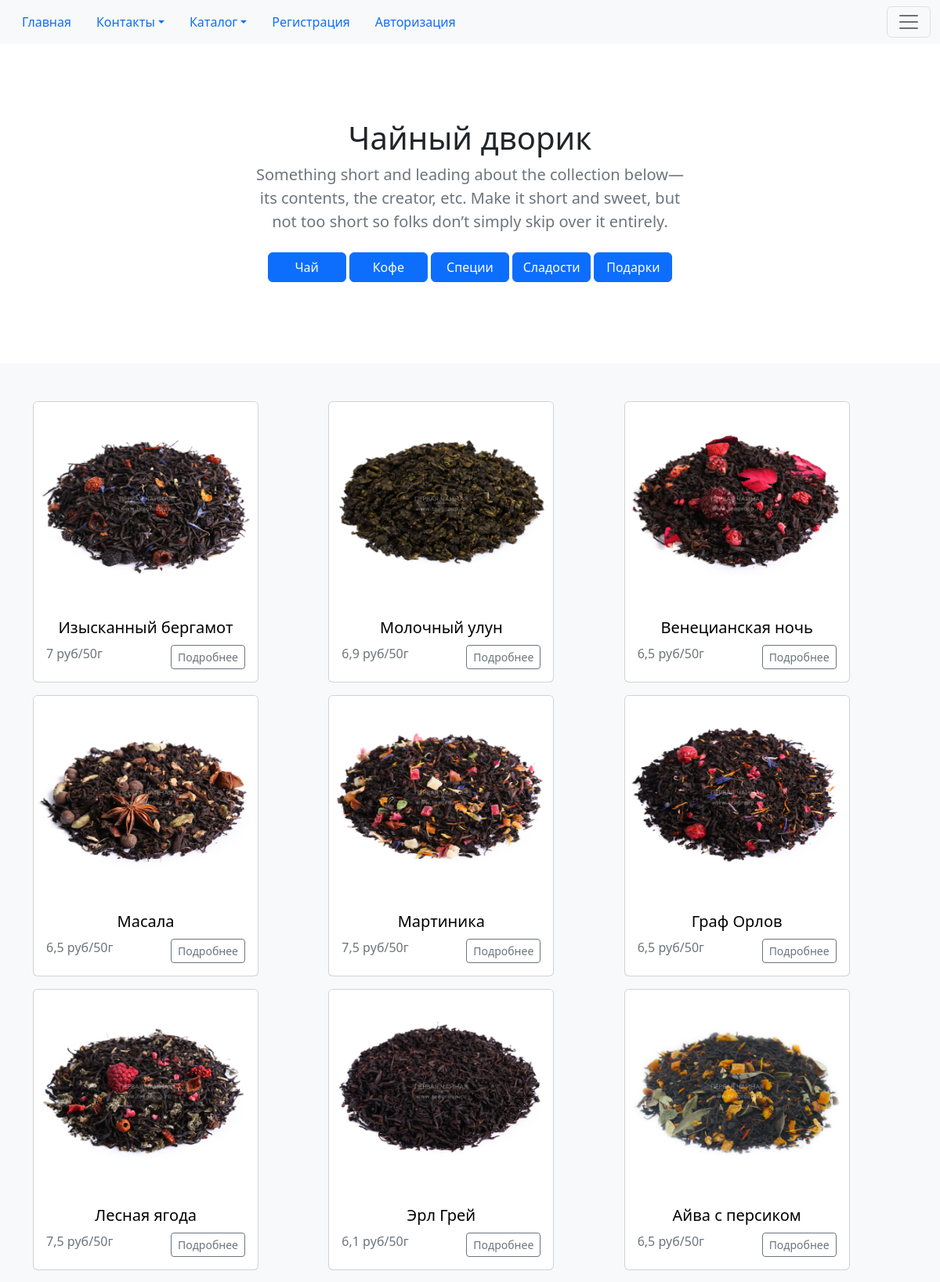
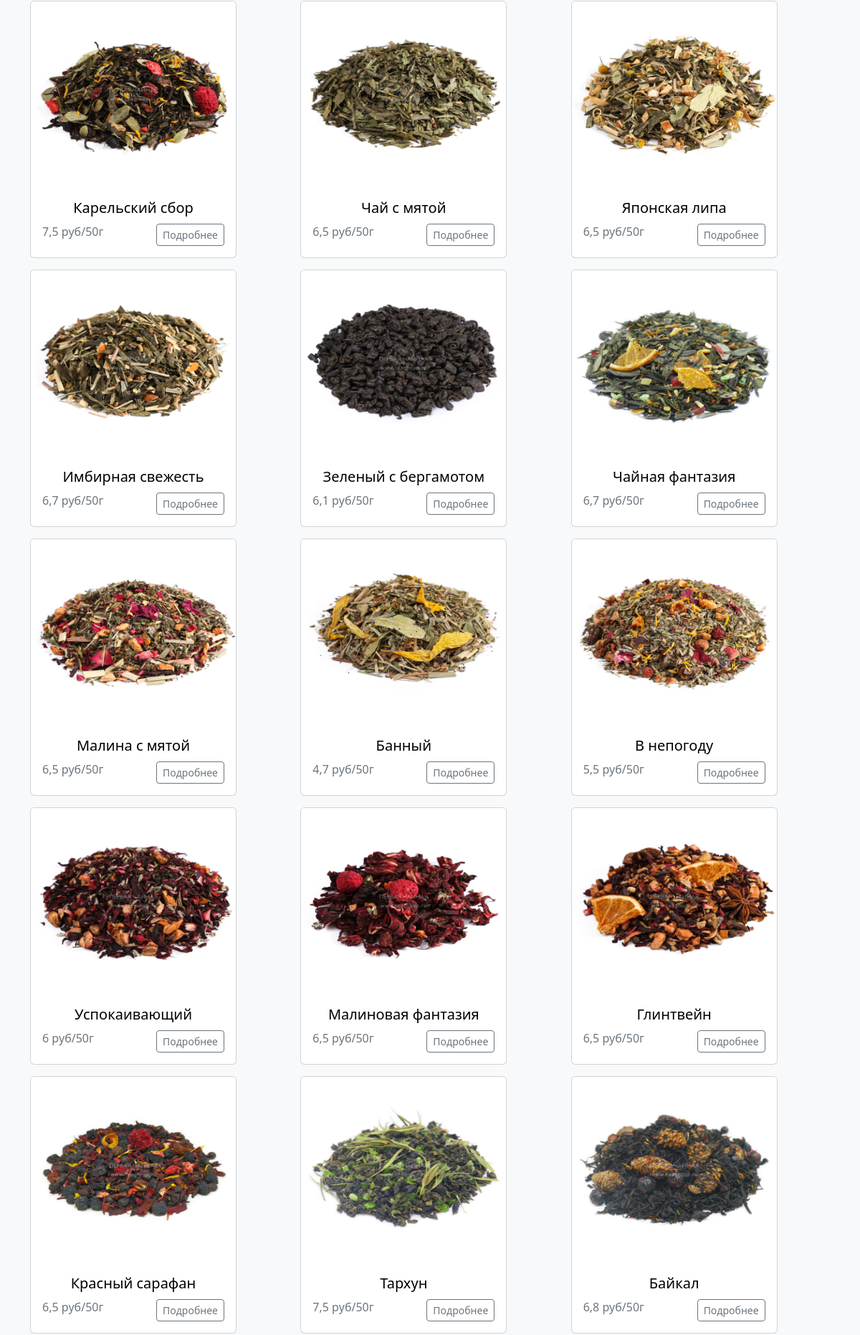
The page / (upper part) on the database its author committed (2 pictures, top to bottom).
### TeaYardApp/models.py (models this page shows, shortened)
class Category(models.Model):
    title = models.CharField(max_length=150, db_index=True, verbose_name='Категория')
    class Meta:
        verbose_name = 'Категория'
        verbose_name_plural = 'Категории'
        ordering = ['id']

class Products(models.Model):
    title = models.CharField(max_length=50)
    description = models.TextField()
    photo = models.ImageField(upload_to='photos/%Y/%M/%D/', blank=True)
    price = models.IntegerField()
    available = models.BooleanField(default=True)
    category = models.ForeignKey('Category', on_delete=models.PROTECT)
    def get_absolute_url(self):
        return reverse('view_products', kwargs={"products_id": self.pk})
    class Meta:
        verbose_name = 'Товар'
        verbose_name_plural = 'Товары'
        ordering = ['category']

### TeaYardApp/views.py (the view)
# urls.py: path('', index, name='home'),
def index(request):
    products = Products.objects.filter(available=True)
    paginator = Paginator(products, 30)
    page_number = request.GET.get('page')
    page_obj = paginator.get_page(page_number)
    return render(request, 'TeaYardApp/index.html',
                  {'products': products, 'page_obj': page_obj})

### TeaYardApp/templatetags/tea_tags.py (called while the page is built)
@register.simple_tag(name='get_list_categories')
def get_categories():
    return Category.objects.all()

### cart/cart.py (called while the page is built)
    def save(self):
        self.session.modified = True

    def clear(self):
        del self.session[settings.CART_SESSION_ID]
        self.save()

### cart/context_processors.py (called while the page is built)
def cart(request):
    return {'cart': Cart(request)}

### templates/TeaYardApp/index.html (shortened to what this page needs)
{% extends 'base.html' %}
{% load static %}
{% block content %}
{% for item in products %}
<div class="col" style="">
    <div class="card" style="width: 18rem;">
        {% if item.photo %}
        <a href="{{ item.get_absolute_url }}"><img src="{{ item.photo.url }}" class="card-img-top" width="100%"
                                                   height="260"></a>
        {% else %}
        <a href="{{ item.get_absolute_url }}"><img class="card-img-top" href="{% static 'PDF/no_image.png' %}"
                                                   width="100%" height="260"/></a>
        {% endif %}
        <div class="card-body">
            <a href="{{ item.get_absolute_url }}" class="view_products" style="margin-bottom:20px"><h5
                    class="card-title">{{ item.title }}</h5></a>
            <div class="d-flex justify-content-between align-items-center">
                <h6 class="text-muted">{{ item.price }} руб/50г</h6>
                <a class="cart_link" href="{{ item.get_absolute_url }}">
                    <button type="submit" class="btn btn-sm btn-outline-secondary">Подробнее</button>
                </a>
            </div>
        </div>
    </div>
</div>
{% endfor %}
{% endblock %}

### templates/base.html (shortened to what this page needs)
{% load static %}
<!doctype html>
<html lang="en">
<head>
    <link href="https://cdn.jsdelivr.net/npm/bootstrap@5.2.0-beta1/dist/css/bootstrap.min.css" rel="stylesheet"
>
    <link rel="stylesheet" href="https://cdn.jsdelivr.net/npm/bootstrap@5.2.0-beta1/dist/js/bootstrap.bundle.min.js"
>
    <link rel="stylesheet" href="{% static 'css/style.css' %}">
</head>
<body>
{% include 'inc/_nav.html' %}
<div class="album py-5 bg-light">
    <div class="container">
        <div class="row row-cols-1 row-cols-sm-2 row-cols-md-3 g-3">
            {% block content %}CONTENT{% endblock %}
        </div>
    </div>
</div>
</body>
</html>

### templates/inc/_nav.html (shortened to what this page needs)
{% load tea_tags %}
{% get_list_categories as categories %}
<nav class="navbar bg-light">
    <div class="container-fluid">
        <ul class="nav">
            <li class="nav-item">
                <a class="nav-link" href="{% url 'home' %}">Главная</a>
            </li>
            <li class="nav-item dropdown">
                <a class="nav-link dropdown-toggle" data-bs-toggle="dropdown" href="#" role="button"
                   aria-expanded="false">Контакты</a>
            </li>
            <li class="nav-item dropdown">
                <a class="nav-link dropdown-toggle" data-bs-toggle="dropdown" href="#" role="button"
                   aria-expanded="false">Каталог</a>
            </li>
            {% if request.user.is_authenticated %}
            <li class="nav-item">
                <a class="nav-link" href="{% url 'logout' %}">Выход</a>
            </li>
            {% else %}
            <li class="nav-item">
                <a href="{% url 'register' %}" class="nav-link">Регистрация</a>
            </li>
            <li class="nav-item">
                <a href="{% url 'login' %}" class="nav-link">Авторизация</a>
            </li>
            {% endif %}
        </ul>
        <button class="navbar-toggler" type="button" data-bs-toggle="offcanvas" data-bs-target="#offcanvasNavbar"
                aria-controls="offcanvasNavbar">
            <span class="navbar-toggler-icon"></span>
        </button>
    </div>
</nav>
<section class="py-5 text-center container">
    <div class="row py-lg-5">
        <div class="col-lg-6 col-md-8 mx-auto">
            <h1 class="fw-light">Чайный дворик</h1>
            <p class="lead text-muted">Something short and leading about the collection below—its contents, the
                creator, etc. Make it short and sweet, but not too short so folks don’t simply skip over it
                entirely.</p>
            <div>
                {% for item in categories %}
                <a href="{% url 'category' item.pk %}"
                   class="btn btn-primary my-2" style="width:100px;">{{ item.title }}</a>
                {% endfor %}
            </div>
        </div>
    </div>
</section>

### static/css/style.css (style rules this page uses)
* { box-sizing: content-box; }
.card-title { text-align:center; margin-bottom:10px; }
.view_products { text-decoration: none; color:black; }

### templates/base.html (style rules this page uses)
* { box-sizing: border-box; }
.card { float: left; width: 33.33%; }
.row:after { content: ""; display: table; clear: both; }
@media screen { .card { width: 100%; } }

### rows shown on the page
Category: title "Чай"
Category: title "Кофе"
Category: title "Специи"
Category: title "Сладости"
Category: title "Подарки"
Products: photo (picture), title "Изысканный бергамот", price "7"
Products: photo (picture), title "Молочный улун", price "6,9"
Products: photo (picture), title "Венецианская ночь", price "6,5"
Products: photo (picture), title "Масала", price "6,5"
Products: photo (picture), title "Мартиника", price "7,5"
Products: photo (picture), title "Граф Орлов", price "6,5"
Products: photo (picture), title "Лесная ягода", price "7,5"
Products: photo (picture), title "Эрл Грей", price "6,1"
Products: photo (picture), title "Айва с персиком", price "6,5"
Products: photo (picture), title "Карельский сбор", price "7,5"
Products: photo (picture), title "Чай c мятой", price "6,5"
Products: photo (picture), title "Японская липа", price "6,5"
Products: photo (picture), title "Имбирная свежесть", price "6,7"
Products: photo (picture), title "Зеленый с бергамотом", price "6,1"
Products: photo (picture), title "Чайная фантазия", price "6,7"
Products: photo (picture), title "Малина с мятой", price "6,5"
Products: photo (picture), title "Банный", price "4,7"
Products: photo (picture), title "В непогоду", price "5,5"
Products: photo (picture), title "Успокаивающий", price "6"
Products: photo (picture), title "Малиновая фантазия", price "6,5"
Products: photo (picture), title "Глинтвейн", price "6,5"
Products: photo (picture), title "Красный сарафан", price "6,5"
Products: photo (picture), title "Тархун", price "7,5"
Products: photo (picture), title "Байкал", price "6,8"
